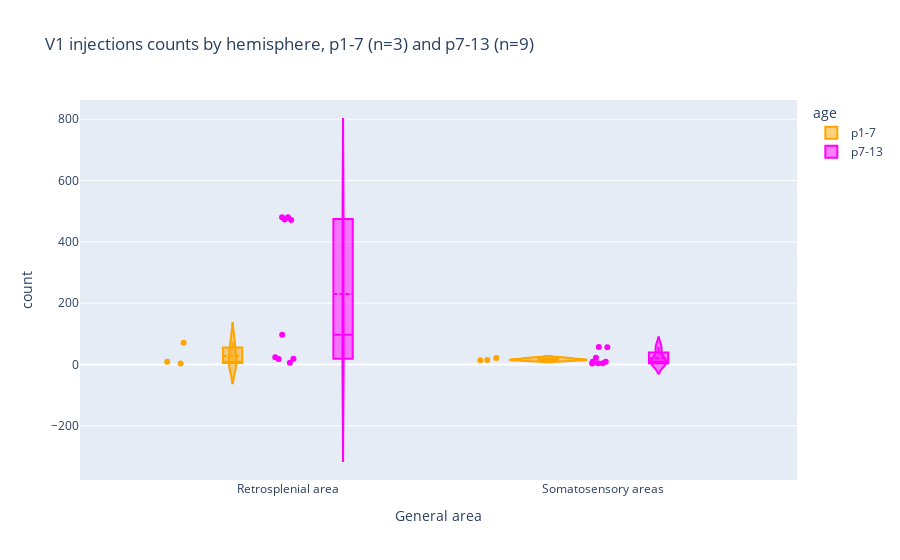

The notebook cell saved with this chart:
### Code cell
plot_count_zoomed(
    df_grouped, "V1 injections counts by hemisphere, p1-7 (n=3) and p7-13 (n=9) "
)

### Figure 1 — Plotly figure (JSON) as saved in the notebook; plotly's stock layout.template omitted (floating-point values rounded to 4 significant figures)
{"data": [{"alignmentgroup": "True", "box": {"visible": true}, "hovertemplate": "age=p1-7<br>General area=%{x}<br>count=%{y}<extra></extra>", "legendgroup": "p1-7", "marker": {"color": "orange"}, "meanline": {"visible": true}, "name": "p1-7", "offsetgroup": "p1-7", "orientation": "v", "points": "all", "scalegroup": "True", "showlegend": true, "type": "violin", "x": ["Retrosplenial area", "Somatosensory areas", "Retrosplenial area", "Somatosensory areas", "Retrosplenial area", "Somatosensory areas"], "x0": " ", "xaxis": "x", "y": [3, 14, 71, 15, 9, 21], "y0": " ", "yaxis": "y"}, {"alignmentgroup": "True", "box": {"visible": true}, "hovertemplate": "age=p7-13<br>General area=%{x}<br>count=%{y}<extra></extra>", "legendgroup": "p7-13", "marker": {"color": "magenta"}, "meanline": {"visible": true}, "name": "p7-13", "offsetgroup": "p7-13", "orientation": "v", "points": "all", "scalegroup": "True", "showlegend": true, "type": "violin", "x": ["Retrosplenial area", "Somatosensory areas", "Retrosplenial area", "Somatosensory areas", "Retrosplenial area", "Somatosensory areas", "Retrosplenial area", "Somatosensory areas", "Retrosplenial area", "Retrosplenial area", "Somatosensory areas", "Retrosplenial area", "Somatosensory areas", "Retrosplenial area", "Somatosensory areas", "Retrosplenial area", "Somatosensory areas"], "x0": " ", "xaxis": "x", "y": [480, 9, 480, 9, 18, 22, 97, 57, 473, 24, 3, 471, 4, 6, 56, 19, 4], "y0": " ", "yaxis": "y"}], "layout": {"legend": {"title": {"text": "age"}, "tracegroupgap": 0}, "title": {"text": "V1 injections counts by hemisphere, p1-7 (n=3) and p7-13 (n=9) "}, "violinmode": "group", "xaxis": {"anchor": "y", "domain": [0, 1], "title": {"text": "General area"}}, "yaxis": {"anchor": "x", "domain": [0, 1], "title": {"text": "count"}}}}
